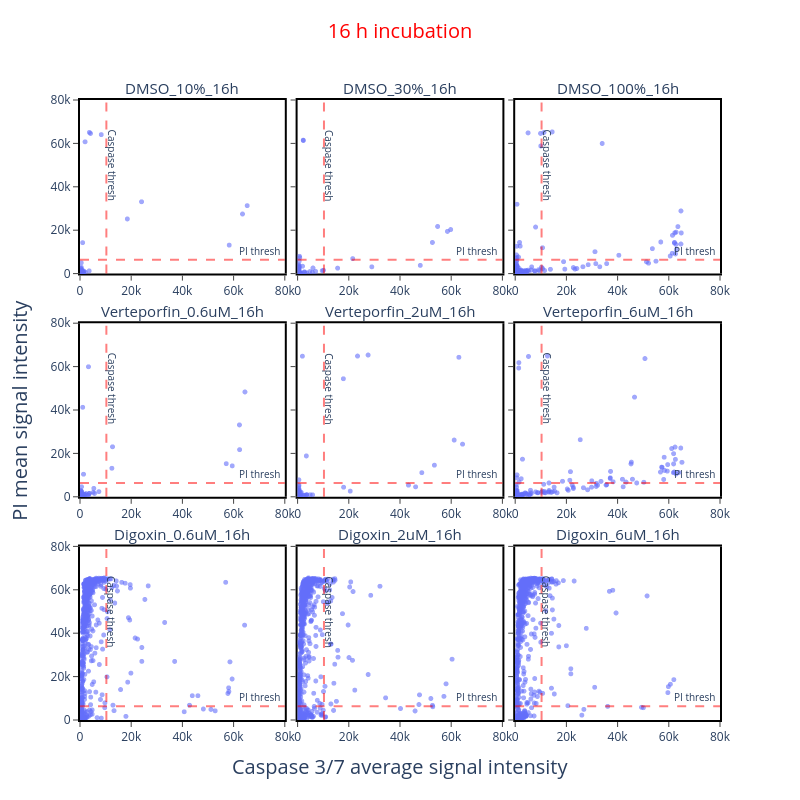

Source (notebook cell):
### Code cell
# Combined replicates: all wells of a sample merged into one subplot
fig = ctx.cytotox_raw_plot(
    df_16h,
    title="16 h incubation",
    casp_thresh=casp_thresh_16h,
    pi_thresh=PI_thresh_16h,
    merge_replicates=True,
    fig_show=False
)

# Change the distance of x and y axes labels from axes.
fig.for_each_annotation(
    lambda a: (
        a.update(x=-0.12) if a.text == "PI mean signal intensity"
        else a.update(y=-0.1) 
        if a.text == "Caspase 3/7 average signal intensity"
        else None
    )
)

### Figure 1 — Plotly figure (JSON) as saved in the notebook; plotly's stock layout.template omitted (floating-point values rounded to 4 significant figures; data arrays with more than 128 entries replaced by an {"elided": "..."} marker saying what was removed)
{"data": [{"hovertemplate": "Sample=Digoxin_6uM_16h<br>Caspase 3/7 average signal intensity=%{x}<br>PI mean signal intensity=%{y}<extra></extra>", "legendgroup": "", "marker": {"color": "#636efa", "opacity": 0.6, "size": 5, "symbol": "circle"}, "mode": "markers", "name": "", "showlegend": false, "type": "scattergl", "x": {"elided": "950 float values"}, "xaxis": "x3", "y": {"elided": "950 float values"}, "yaxis": "y3"}, {"hovertemplate": "Sample=Digoxin_2uM_16h<br>Caspase 3/7 average signal intensity=%{x}<br>PI mean signal intensity=%{y}<extra></extra>", "legendgroup": "", "marker": {"color": "#636efa", "opacity": 0.6, "size": 5, "symbol": "circle"}, "mode": "markers", "name": "", "showlegend": false, "type": "scattergl", "x": {"elided": "1020 float values"}, "xaxis": "x2", "y": {"elided": "1020 float values"}, "yaxis": "y2"}, {"hovertemplate": "Sample=Digoxin_0.6uM_16h<br>Caspase 3/7 average signal intensity=%{x}<br>PI mean signal intensity=%{y}<extra></extra>", "legendgroup": "", "marker": {"color": "#636efa", "opacity": 0.6, "size": 5, "symbol": "circle"}, "mode": "markers", "name": "", "showlegend": false, "type": "scattergl", "x": {"elided": "1043 float values"}, "xaxis": "x", "y": {"elided": "1043 float values"}, "yaxis": "y"}, {"hovertemplate": "Sample=Verteporfin_6uM_16h<br>Caspase 3/7 average signal intensity=%{x}<br>PI mean signal intensity=%{y}<extra></extra>", "legendgroup": "", "marker": {"color": "#636efa", "opacity": 0.6, "size": 5, "symbol": "circle"}, "mode": "markers", "name": "", "showlegend": false, "type": "scattergl", "x": {"elided": "3947 float values"}, "xaxis": "x6", "y": {"elided": "3947 float values"}, "yaxis": "y6"}, {"hovertemplate": "Sample=Verteporfin_2uM_16h<br>Caspase 3/7 average signal intensity=%{x}<br>PI mean signal intensity=%{y}<extra></extra>", "legendgroup": "", "marker": {"color": "#636efa", "opacity": 0.6, "size": 5, "symbol": "circle"}, "mode": "markers", "name": "", "showlegend": false, "type": "scattergl", "x": {"elided": "3828 float values"}, "xaxis": "x5", "y": {"elided": "3828 float values"}, "yaxis": "y5"}, {"hovertemplate": "Sample=Verteporfin_0.6uM_16h<br>Caspase 3/7 average signal intensity=%{x}<br>PI mean signal intensity=%{y}<extra></extra>", "legendgroup": "", "marker": {"color": "#636efa", "opacity": 0.6, "size": 5, "symbol": "circle"}, "mode": "markers", "name": "", "showlegend": false, "type": "scattergl", "x": {"elided": "3993 float values"}, "xaxis": "x4", "y": {"elided": "3993 float values"}, "yaxis": "y4"}, {"hovertemplate": "Sample=DMSO_100%_16h<br>Caspase 3/7 average signal intensity=%{x}<br>PI mean signal intensity=%{y}<extra></extra>", "legendgroup": "", "marker": {"color": "#636efa", "opacity": 0.6, "size": 5, "symbol": "circle"}, "mode": "markers", "name": "", "showlegend": false, "type": "scattergl", "x": {"elided": "3703 float values"}, "xaxis": "x9", "y": {"elided": "3703 float values"}, "yaxis": "y9"}, {"hovertemplate": "Sample=DMSO_30%_16h<br>Caspase 3/7 average signal intensity=%{x}<br>PI mean signal intensity=%{y}<extra></extra>", "legendgroup": "", "marker": {"color": "#636efa", "opacity": 0.6, "size": 5, "symbol": "circle"}, "mode": "markers", "name": "", "showlegend": false, "type": "scattergl", "x": {"elided": "3627 float values"}, "xaxis": "x8", "y": {"elided": "3627 float values"}, "yaxis": "y8"}, {"hovertemplate": "Sample=DMSO_10%_16h<br>Caspase 3/7 average signal intensity=%{x}<br>PI mean signal intensity=%{y}<extra></extra>", "legendgroup": "", "marker": {"color": "#636efa", "opacity": 0.6, "size": 5, "symbol": "circle"}, "mode": "markers", "name": "", "showlegend": false, "type": "scattergl", "x": {"elided": "1962 float values"}, "xaxis": "x7", "y": {"elided": "1962 float values"}, "yaxis": "y7"}], "layout": {"annotations": [{"font": {"size": 15}, "showarrow": false, "text": "Digoxin_0.6uM_16h", "x": 0.16, "xanchor": "center", "xref": "paper", "y": 0.28, "yanchor": "bottom", "yref": "paper"}, {"font": {"size": 15}, "showarrow": false, "text": "Digoxin_2uM_16h", "x": 0.5, "xanchor": "center", "xref": "paper", "y": 0.28, "yanchor": "bottom", "yref": "paper"}, {"font": {"size": 15}, "showarrow": false, "text": "Digoxin_6uM_16h", "x": 0.84, "xanchor": "center", "xref": "paper", "y": 0.28, "yanchor": "bottom", "yref": "paper"}, {"font": {"size": 15}, "showarrow": false, "text": "Verteporfin_0.6uM_16h", "x": 0.16, "xanchor": "center", "xref": "paper", "y": 0.64, "yanchor": "bottom", "yref": "paper"}, {"font": {"size": 15}, "showarrow": false, "text": "Verteporfin_2uM_16h", "x": 0.5, "xanchor": "center", "xref": "paper", "y": 0.64, "yanchor": "bottom", "yref": "paper"}, {"font": {"size": 15}, "showarrow": false, "text": "Verteporfin_6uM_16h", "x": 0.84, "xanchor": "center", "xref": "paper", "y": 0.64, "yanchor": "bottom", "yref": "paper"}, {"font": {"size": 15}, "showarrow": false, "text": "DMSO_10%_16h", "x": 0.16, "xanchor": "center", "xref": "paper", "y": 1, "yanchor": "bottom", "yref": "paper"}, {"font": {"size": 15}, "showarrow": false, "text": "DMSO_30%_16h", "x": 0.5, "xanchor": "center", "xref": "paper", "y": 1, "yanchor": "bottom", "yref": "paper"}, {"font": {"size": 15}, "showarrow": false, "text": "DMSO_100%_16h", "x": 0.84, "xanchor": "center", "xref": "paper", "y": 1, "yanchor": "bottom", "yref": "paper"}, {"font": {"size": 10}, "showarrow": false, "text": "Caspase thresh", "textangle": 90, "x": 12300.0, "xref": "x", "y": 50000, "yref": "y"}, {"font": {"size": 10}, "showarrow": false, "text": "Caspase thresh", "textangle": 90, "x": 12300.0, "xref": "x2", "y": 50000, "yref": "y2"}, {"font": {"size": 10}, "showarrow": false, "text": "Caspase thresh", "textangle": 90, "x": 12300.0, "xref": "x3", "y": 50000, "yref": "y3"}, {"font": {"size": 10}, "showarrow": false, "text": "Caspase thresh", "textangle": 90, "x": 12300.0, "xref": "x4", "y": 50000, "yref": "y4"}, {"font": {"size": 10}, "showarrow": false, "text": "Caspase thresh", "textangle": 90, "x": 12300.0, "xref": "x5", "y": 50000, "yref": "y5"}, {"font": {"size": 10}, "showarrow": false, "text": "Caspase thresh", "textangle": 90, "x": 12300.0, "xref": "x6", "y": 50000, "yref": "y6"}, {"font": {"size": 10}, "showarrow": false, "text": "Caspase thresh", "textangle": 90, "x": 12300.0, "xref": "x7", "y": 50000, "yref": "y7"}, {"font": {"size": 10}, "showarrow": false, "text": "Caspase thresh", "textangle": 90, "x": 12300.0, "xref": "x8", "y": 50000, "yref": "y8"}, {"font": {"size": 10}, "showarrow": false, "text": "Caspase thresh", "textangle": 90, "x": 12300.0, "xref": "x9", "y": 50000, "yref": "y9"}, {"font": {"size": 10}, "showarrow": false, "text": "PI thresh", "textangle": 0, "x": 70000, "xref": "x", "y": 10380.0, "yref": "y"}, {"font": {"size": 10}, "showarrow": false, "text": "PI thresh", "textangle": 0, "x": 70000, "xref": "x2", "y": 10380.0, "yref": "y2"}, {"font": {"size": 10}, "showarrow": false, "text": "PI thresh", "textangle": 0, "x": 70000, "xref": "x3", "y": 10380.0, "yref": "y3"}, {"font": {"size": 10}, "showarrow": false, "text": "PI thresh", "textangle": 0, "x": 70000, "xref": "x4", "y": 10380.0, "yref": "y4"}, {"font": {"size": 10}, "showarrow": false, "text": "PI thresh", "textangle": 0, "x": 70000, "xref": "x5", "y": 10380.0, "yref": "y5"}, {"font": {"size": 10}, "showarrow": false, "text": "PI thresh", "textangle": 0, "x": 70000, "xref": "x6", "y": 10380.0, "yref": "y6"}, {"font": {"size": 10}, "showarrow": false, "text": "PI thresh", "textangle": 0, "x": 70000, "xref": "x7", "y": 10380.0, "yref": "y7"}, {"font": {"size": 10}, "showarrow": false, "text": "PI thresh", "textangle": 0, "x": 70000, "xref": "x8", "y": 10380.0, "yref": "y8"}, {"font": {"size": 10}, "showarrow": false, "text": "PI thresh", "textangle": 0, "x": 70000, "xref": "x9", "y": 10380.0, "yref": "y9"}, {"font": {"size": 20}, "showarrow": false, "text": "Caspase 3/7 average signal intensity", "x": 0.5, "xref": "paper", "y": -0.1, "yref": "paper"}, {"font": {"size": 20}, "showarrow": false, "text": "PI mean signal intensity", "textangle": -90, "x": -0.12, "xref": "paper", "y": 0.5, "yref": "paper"}], "height": 800, "legend": {"tracegroupgap": 0, "traceorder": "reversed"}, "margin": {"t": 100}, "paper_bgcolor": "white", "plot_bgcolor": "white", "shapes": [{"line": {"color": "red", "dash": "dash"}, "opacity": 0.5, "type": "line", "x0": 0, "x1": 1, "xref": "x domain", "y0": 6380.0, "y1": 6380.0, "yref": "y"}, {"line": {"color": "red", "dash": "dash"}, "opacity": 0.5, "type": "line", "x0": 0, "x1": 1, "xref": "x2 domain", "y0": 6380.0, "y1": 6380.0, "yref": "y2"}, {"line": {"color": "red", "dash": "dash"}, "opacity": 0.5, "type": "line", "x0": 0, "x1": 1, "xref": "x3 domain", "y0": 6380.0, "y1": 6380.0, "yref": "y3"}, {"line": {"color": "red", "dash": "dash"}, "opacity": 0.5, "type": "line", "x0": 0, "x1": 1, "xref": "x4 domain", "y0": 6380.0, "y1": 6380.0, "yref": "y4"}, {"line": {"color": "red", "dash": "dash"}, "opacity": 0.5, "type": "line", "x0": 0, "x1": 1, "xref": "x5 domain", "y0": 6380.0, "y1": 6380.0, "yref": "y5"}, {"line": {"color": "red", "dash": "dash"}, "opacity": 0.5, "type": "line", "x0": 0, "x1": 1, "xref": "x6 domain", "y0": 6380.0, "y1": 6380.0, "yref": "y6"}, {"line": {"color": "red", "dash": "dash"}, "opacity": 0.5, "type": "line", "x0": 0, "x1": 1, "xref": "x7 domain", "y0": 6380.0, "y1": 6380.0, "yref": "y7"}, {"line": {"color": "red", "dash": "dash"}, "opacity": 0.5, "type": "line", "x0": 0, "x1": 1, "xref": "x8 domain", "y0": 6380.0, "y1": 6380.0, "yref": "y8"}, {"line": {"color": "red", "dash": "dash"}, "opacity": 0.5, "type": "line", "x0": 0, "x1": 1, "xref": "x9 domain", "y0": 6380.0, "y1": 6380.0, "yref": "y9"}, {"line": {"color": "red", "dash": "dash"}, "opacity": 0.5, "type": "line", "x0": 10300.0, "x1": 10300.0, "xref": "x", "y0": 0, "y1": 1, "yref": "y domain"}, {"line": {"color": "red", "dash": "dash"}, "opacity": 0.5, "type": "line", "x0": 10300.0, "x1": 10300.0, "xref": "x2", "y0": 0, "y1": 1, "yref": "y2 domain"}, {"line": {"color": "red", "dash": "dash"}, "opacity": 0.5, "type": "line", "x0": 10300.0, "x1": 10300.0, "xref": "x3", "y0": 0, "y1": 1, "yref": "y3 domain"}, {"line": {"color": "red", "dash": "dash"}, "opacity": 0.5, "type": "line", "x0": 10300.0, "x1": 10300.0, "xref": "x4", "y0": 0, "y1": 1, "yref": "y4 domain"}, {"line": {"color": "red", "dash": "dash"}, "opacity": 0.5, "type": "line", "x0": 10300.0, "x1": 10300.0, "xref": "x5", "y0": 0, "y1": 1, "yref": "y5 domain"}, {"line": {"color": "red", "dash": "dash"}, "opacity": 0.5, "type": "line", "x0": 10300.0, "x1": 10300.0, "xref": "x6", "y0": 0, "y1": 1, "yref": "y6 domain"}, {"line": {"color": "red", "dash": "dash"}, "opacity": 0.5, "type": "line", "x0": 10300.0, "x1": 10300.0, "xref": "x7", "y0": 0, "y1": 1, "yref": "y7 domain"}, {"line": {"color": "red", "dash": "dash"}, "opacity": 0.5, "type": "line", "x0": 10300.0, "x1": 10300.0, "xref": "x8", "y0": 0, "y1": 1, "yref": "y8 domain"}, {"line": {"color": "red", "dash": "dash"}, "opacity": 0.5, "type": "line", "x0": 10300.0, "x1": 10300.0, "xref": "x9", "y0": 0, "y1": 1, "yref": "y9 domain"}], "title": {"font": {"color": "red", "size": 20}, "text": "16 h incubation", "x": 0.5, "y": 0.97}, "width": 800, "xaxis": {"anchor": "y", "domain": [0, 0.32], "linecolor": "black", "linewidth": 2, "mirror": true, "range": [0, 80000], "showline": true, "showticklabels": true, "ticks": "outside", "title": {"text": ""}}, "xaxis2": {"anchor": "y2", "domain": [0.34, 0.66], "linecolor": "black", "linewidth": 2, "matches": "x", "mirror": true, "range": [0, 80000], "showline": true, "showticklabels": true, "ticks": "outside", "title": {"text": ""}}, "xaxis3": {"anchor": "y3", "domain": [0.68, 1.0], "linecolor": "black", "linewidth": 2, "matches": "x", "mirror": true, "range": [0, 80000], "showline": true, "showticklabels": true, "ticks": "outside", "title": {"text": ""}}, "xaxis4": {"anchor": "y4", "domain": [0, 0.32], "linecolor": "black", "linewidth": 2, "matches": "x", "mirror": true, "range": [0, 80000], "showline": true, "showticklabels": true, "ticks": "outside", "title": {"text": ""}}, "xaxis5": {"anchor": "y5", "domain": [0.34, 0.66], "linecolor": "black", "linewidth": 2, "matches": "x", "mirror": true, "range": [0, 80000], "showline": true, "showticklabels": true, "ticks": "outside", "title": {"text": ""}}, "xaxis6": {"anchor": "y6", "domain": [0.68, 1.0], "linecolor": "black", "linewidth": 2, "matches": "x", "mirror": true, "range": [0, 80000], "showline": true, "showticklabels": true, "ticks": "outside", "title": {"text": ""}}, "xaxis7": {"anchor": "y7", "domain": [0, 0.32], "linecolor": "black", "linewidth": 2, "matches": "x", "mirror": true, "range": [0, 80000], "showline": true, "showticklabels": true, "ticks": "outside", "title": {"text": ""}}, "xaxis8": {"anchor": "y8", "domain": [0.34, 0.66], "linecolor": "black", "linewidth": 2, "matches": "x", "mirror": true, "range": [0, 80000], "showline": true, "showticklabels": true, "ticks": "outside", "title": {"text": ""}}, "xaxis9": {"anchor": "y9", "domain": [0.68, 1.0], "linecolor": "black", "linewidth": 2, "matches": "x", "mirror": true, "range": [0, 80000], "showline": true, "showticklabels": true, "ticks": "outside", "title": {"text": ""}}, "yaxis": {"anchor": "x", "domain": [0, 0.28], "linecolor": "black", "linewidth": 2, "mirror": true, "range": [0, 80000], "showline": true, "ticks": "outside", "title": {"text": ""}}, "yaxis2": {"anchor": "x2", "domain": [0, 0.28], "linecolor": "black", "linewidth": 2, "matches": "y", "mirror": true, "range": [0, 80000], "showline": true, "showticklabels": false, "ticks": "outside", "title": {"text": ""}}, "yaxis3": {"anchor": "x3", "domain": [0, 0.28], "linecolor": "black", "linewidth": 2, "matches": "y", "mirror": true, "range": [0, 80000], "showline": true, "showticklabels": false, "ticks": "outside", "title": {"text": ""}}, "yaxis4": {"anchor": "x4", "domain": [0.36, 0.64], "linecolor": "black", "linewidth": 2, "matches": "y", "mirror": true, "range": [0, 80000], "showline": true, "ticks": "outside", "title": {"text": ""}}, "yaxis5": {"anchor": "x5", "domain": [0.36, 0.64], "linecolor": "black", "linewidth": 2, "matches": "y", "mirror": true, "range": [0, 80000], "showline": true, "showticklabels": false, "ticks": "outside", "title": {"text": ""}}, "yaxis6": {"anchor": "x6", "domain": [0.36, 0.64], "linecolor": "black", "linewidth": 2, "matches": "y", "mirror": true, "range": [0, 80000], "showline": true, "showticklabels": false, "ticks": "outside", "title": {"text": ""}}, "yaxis7": {"anchor": "x7", "domain": [0.72, 1], "linecolor": "black", "linewidth": 2, "matches": "y", "mirror": true, "range": [0, 80000], "showline": true, "ticks": "outside", "title": {"text": ""}}, "yaxis8": {"anchor": "x8", "domain": [0.72, 1], "linecolor": "black", "linewidth": 2, "matches": "y", "mirror": true, "range": [0, 80000], "showline": true, "showticklabels": false, "ticks": "outside", "title": {"text": ""}}, "yaxis9": {"anchor": "x9", "domain": [0.72, 1], "linecolor": "black", "linewidth": 2, "matches": "y", "mirror": true, "range": [0, 80000], "showline": true, "showticklabels": false, "ticks": "outside", "title": {"text": ""}}}}
